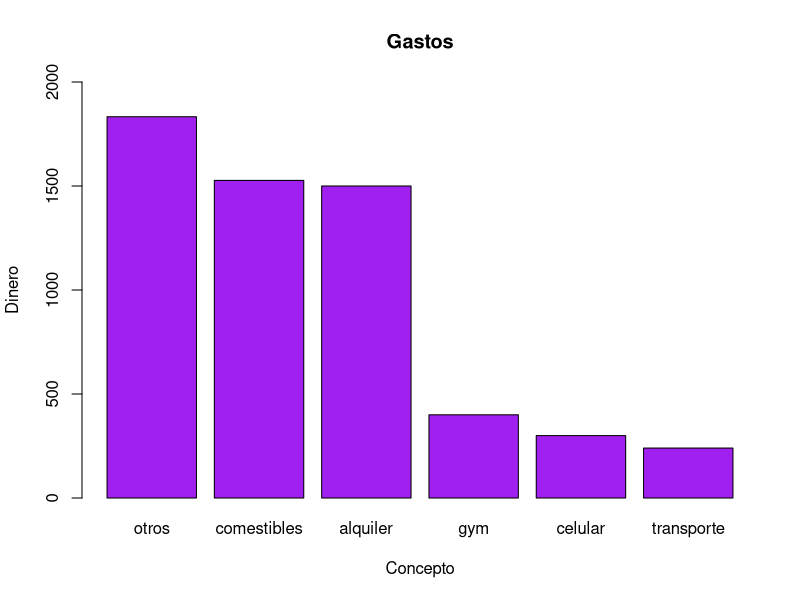

The R source for this figure:
# Yarely Davila 
# 2133638
# 20/AGOSTO/24
# Laboratorio 1 

celular <- 300
transporte <- 240
comestibles <- 1527
gym <- 400
alquiler <- 1500
otros <- 1833

# Gastos totales por mes---------------------------------------------------

gastos <- c(300, 240, 1527, 400, 1500, 1833)

300 + 240 + 1527 + 400 + 1500 + 1833

#Total= 5800

# Gastos en un semetre (5 meses)--------------------------------------------

5800 * 5

#Total= 29000

# Gasto en un año (10 meses)-----------------------------------------------

5800 * 10

#Total= 58000

#barplot----------------------------------------------------------------------

gastos2 <- c("otros", "comestibles", "alquiler", "gym", "celular", "transporte")
gas <- sort(gastos, decreasing = T)
barplot (gas, ylim= c (0,2000), names.arg = gastos2, col = "purple",
         xlab = "Concepto", ylab = "Dinero",
         main = "Gastos")